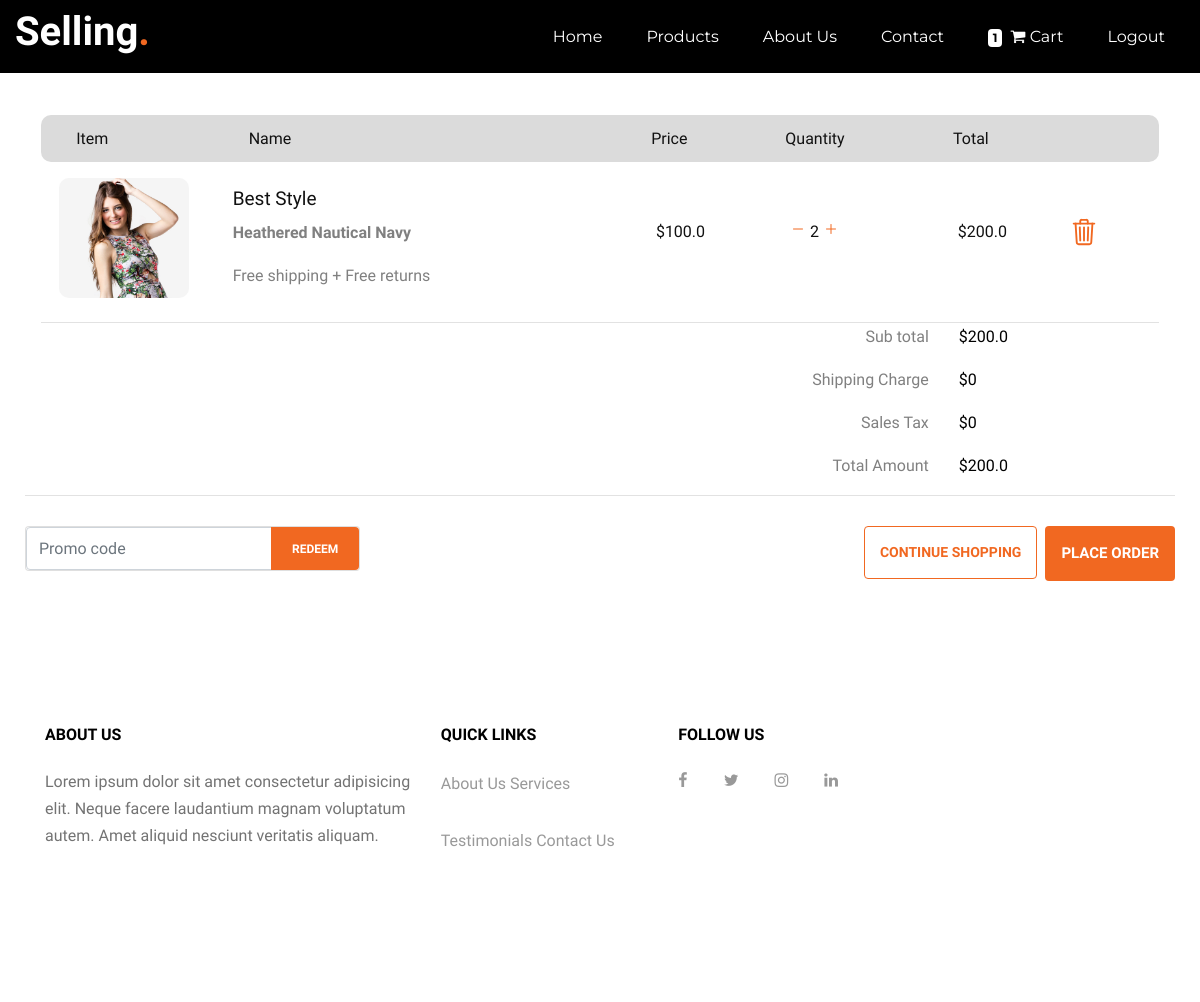
The app's page /order-summary/ (signed in), older data.
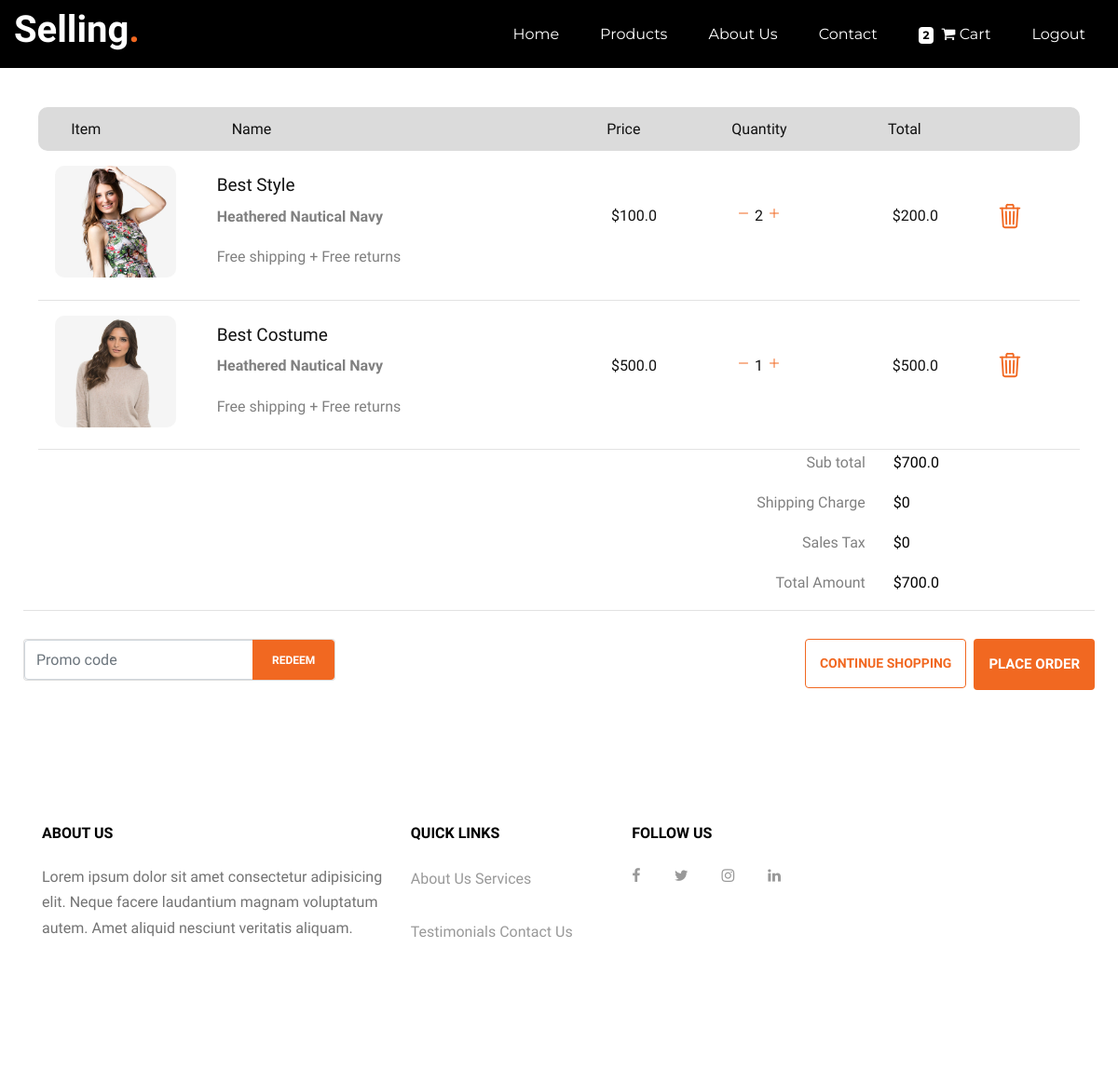
The same page, newer data.
### core/models.py (models this page shows, shortened)
class Order(models.Model):
    user = models.ForeignKey(settings.AUTH_USER_MODEL, on_delete=models.CASCADE )
    ref_code = models.CharField(max_length = 20)
    items = models.ManyToManyField(OrderItem)
    start_date = models.DateTimeField(auto_now_add=True)
    ordered_date = models.DateTimeField()
    ordered = models.BooleanField(default=False)
    Shipping_adress = models.ForeignKey(
        'Adress',related_name='shipping_adress', on_delete=models.SET_NULL, blank=True, null=True)
    billing_adress = models.ForeignKey(
        'Adress',related_name='billing_adress', on_delete=models.SET_NULL, blank=True, null=True) #to know where to send the product
    payment = models.ForeignKey(
        'Payment', on_delete=models.SET_NULL, blank = True, null=True)
    coupon = models.ForeignKey(
        'Coupon', on_delete=models.SET_NULL, blank = True, null=True)
    being_delevering = models.BooleanField(default=False)
    received = models.BooleanField(default=False)
    refund_requested = models.BooleanField(default=False)
    refund_granted = models.BooleanField(default=False)
    def get_total(self):
        total = 0
        for order_item in self.items.all():
            total += order_item.get_final_price()
        if self.coupon:
            total -= self.coupon.amount
        return total
    '''
    1.item added to cart
    2.Adding a billing adress
        (Failed checkout)
    3. Payment
    (preprocessing, processing, packaging etc.)
    4.Being delivered
    5.Recived
    6.Refunds
    '''

class OrderItem(models.Model):
    user = models.ForeignKey(settings.AUTH_USER_MODEL, on_delete=models.CASCADE)
    ordered = models.BooleanField(default=False)
    item = models.ForeignKey(Item, on_delete=models.CASCADE)
    quantity = models.IntegerField(default=1)
    def get_total_item_price(self):
        return self.quantity * self.item.price
    def get_final_price(self):
        if self.item.discount_price:
            return self.get_total_discount_item_price()
        return self.get_total_item_price()

class Item(models.Model):
    title = models.CharField(max_length=100)
    price = models.FloatField()
    discount_price = models.FloatField(blank=True, null=True)
    category = models.CharField(choices = CATEGORY_CHOICES, max_length=2)
    label = models.CharField(choices = LABEL_CHOICES, max_length=1)
    slug = models.SlugField()
    description = models.TextField()
    image = models.ImageField(blank=True, null=True)

### core/views.py (the view)
# urls.py: path('order-summary/', OrderSummaryView.as_view(), name='order-summary'),
class OrderSummaryView(LoginRequiredMixin, View):
    def get(self, *args, **kwargs):
        try:
            form = CouponForm()
            order = Order.objects.get(user=self.request.user, ordered=False)
            context = {
                'object': order,
                'couponform':form,
                'DISPLAY_COUPON_FORM': True
            }
            return render(self.request, 'order_summary.html', context)
        except ObjectDoesNotExist:
            messages.warning(self.request, "You do not have an active order")
            return redirect("/")

### core/forms.py
class CouponForm(forms.Form):
    code = forms.CharField(widget=forms.TextInput(attrs = {
        'class':'form-control',
        'placeholder':'Promo code' ,
        'aria-label':'Recipient\'s username',
        'aria-describedby':'basic-addon2',
    }))

### core/templatetags/cart_template_tags.py (called while the page is built)
@register.filter
def cart_item_count(user):
    if user.is_authenticated:
        qs = Order.objects.filter(user=user, ordered=False)
        if qs.exists():
            return qs[0].items.count()
    return 0

### core/templates/order_summary.html (shortened to what this page needs)
{% extends 'base.html' %}
{% block content %}
{% load static %}
{% load cart_template_tags %}
<nav style="background-color: black; " class="site-navbar py-2 js-sticky-header site-navbar-target fixed-top"
  role="banner">
  <div class="container-fluid">
    <div class="row align-items-center">
      <div class="col-5 col-xl-2">
        <h1 class="mb-0 site-logo"><a href="index.html" class="text-black mb-0">Selling<span
              class="text-primary">.</span> </a></h1>
      </div>
      <div class="col-2 col-md-10 d-none d-xl-block">
        <nav class="site-navigation position-relative text-right" role="navigation">
          <ul class="site-menu main-menu js-clone-nav mr-auto d-none d-lg-block">
            <li><a href="#home-section" class="nav-link">Home</a></li>
            <li><a href="#products-section" class="nav-link">Products</a></li>
            <li><a href="#about-section" class="nav-link">About Us</a></li>
            <li><a href="#contact-section" class="nav-link">Contact</a></li>
            {% if request.user.is_authenticated %}
            <li><a href="{% url 'core:order-summary' %}" class="nav-link">
                <span style="background-color: white; color: black;" class=" badge z-depth-1 mr-1">
                  {{ request.user|cart_item_count }} </span>
                <i class="fa fa-shopping-cart"></i>
                <span class="clearfix d-none d-sm-inline-block"> Cart </span>
              </a></li>
            <li><a href="{% url 'account_logout' %}" class="nav-link">Logout</a></li>
            {% else %}
            <li><a href="{% url 'account_signup' %}" class="nav-link">SingUp</a></li>
            <li><a href="{% url 'account_login' %}" class="nav-link ">Login</a></li>
            {% endif %}
          </ul>
        </nav>
      </div>
    </div>
  </div>
</nav>
<main>
  <div style="border-bottom: 0.5px solid rgb(226, 226, 226);" class="basket">
    <div class="basket-labels">
      <ul>
        <li class="item item-heading">Item</li>
        <li class="name">Name</li>
        <li class="price">Price</li>
        <li class="quantity">Quantity</li>
        <li class="subtotal">Total</li>
      </ul>
    </div>
    {% for order_item in object.items.all %}
    <div class="basket-product">
      <div class="item">
        <div class="product-image">
          <img src="{{ order_item.item.image.url }}" style="width: 130px !important;" height="120" alt="Placholder Image 2" class="product-frame">
        </div>
      </div>
      <div class="product-details ">
        <h1 class="product-padding">{{ order_item.item.title }}</h1>
        <p><strong>Heathered Nautical Navy</strong></p>
        <p>Free shipping + Free returns</p>
      </div>
      <div class="price padding">${{ order_item.item.price }}</div>
      <div class="quantity padding">
        <a  href="{% url 'core:remove_item_from_cart' order_item.item.slug %}"><ion-icon style="color: #f16821; " name="remove-outline"></ion-icon></ion-icon></a>
              {{order_item.quantity}}
        <a href="{% url 'core:add-to-cart' order_item.item.slug %}"><ion-icon style="color: #f16821;" name="add-outline"></ion-icon></i></a>
      </div>
      <div class="subtotal padding">
        ${{ order_item.get_final_price }}
      </div>
      <div class="remove">
        <a href="{% url 'core:remove-from-cart' order_item.item.slug %}"><ion-icon name="trash-outline"></ion-icon></a>
      </div>
    </div>
    {% endfor %}
    <div style="margin-right: 16%;" class="float-right ">
      <div class="row">
        <div class="col-9">
          <p style="text-align: right;">Sub total</p>
        </div>
        <div class="col-1">
          <span style="color: black; text-align: left;">{% if object.get_total %}
            ${{ object.get_total }}
            {% else %}
            $0
            {% endif %}</span>
        </div>
      </div>
      <div class="row">
        <div class="col-9">
          <p style="text-align: right;">Shipping Charge</p>
        </div>
        <div class="col-1">
          <span style="color: black;">$0</span>
        </div>
      </div>
      <div class="row">
        <div class="col-9">
          <p style="text-align: right;">Sales Tax</p>
        </div>
        <div class="col-1">
          <span style="color: black;">$0</span>
        </div>
      </div>
      <div class="row">
        <div class="col-9">
          <p style="text-align: right;">Total Amount</p>
        </div>
        <div class="col-1">
          <span style="color: black;">{% if object.get_total %}
            ${{ object.get_total }}
            {% else %}
            $0
            {% endif %}</span>
        </div>
      </div>
    </div>
  </div>
  <a  href="{% url 'core:checkout' %}" class="btn1 btn float-right ml-2">PLACE ORDER</a>
  <a  href="{% url 'core:home' %}" class="btn2 btn float-right ml-2">CONTINUE SHOPPING</a>
  {% if DISPLAY_COUPON_FORM %}
  <form style="margin-top: 30px;" class="card float-left" action="{% url 'core:add-coupon' %}" method="POST">
    <div class="input-group">
      {{ couponform.code }}
      <div class="input-group-append">
        <button style="background-color: #f16821;" class=" btn  btn-md waves-effect m-0" type="submit">Redeem</button>
      </div>
    </div>
  </form>
  {% endif %}
</main>
{% endblock %}

### core/templates/base.html (shortened to what this page needs)
{% load static %}
<!DOCTYPE html>
<html lang="en">
<head>
    <link href="https://stackpath.bootstrapcdn.com/font-awesome/4.7.0/css/font-awesome.min.css" rel="stylesheet">
    <link rel="stylesheet" href="{% static 'fonts/icomoon/style.css' %}">
    <link rel="stylesheet" href="{% static 'css/bootstrap.min.css' %}">
    <link rel="stylesheet" href="{% static 'css/jquery-ui.css' %}">
    <link rel="stylesheet" href="{% static 'css/owl.carousel.min.css' %}">
    <link rel="stylesheet" href="{% static 'css/owl.theme.default.min.css' %}">
    <link rel="stylesheet" href="{% static 'css/jquery.fancybox.min.css' %}">
    <link rel="stylesheet" href="{% static 'css/bootstrap-datepicker.css' %}">
    <link rel="stylesheet" href="{% static 'fonts/flaticon/font/flaticon.css' %}">
    <link rel="stylesheet" href="{% static 'css/aos.css' %}">
    <link rel="stylesheet" href="{% static 'css/style.css' %}">
    <link rel="stylesheet" href="{% static 'css/Shopping_cart_style.css' %}">
</head>
<body>
    {% block content %}
    {% endblock content %}
    {% include "footer_page.html" %}
</body>
</html>

### core/templates/footer_page.html (shortened to what this page needs)
<footer class="site-footer bg-white">
    <div class="container">
        <div class="row ">
            <div class="col-md-10">
                <div class="row ">
                    <div class="col-md-5">
                        <h2 class="footer-heading mb-4">About Us</h2>
                        <p>Lorem ipsum dolor sit amet consectetur adipisicing elit. Neque facere laudantium magnam
                            voluptatum autem.
                            Amet aliquid nesciunt veritatis aliquam.</p>
                    </div>
                    <div class="col-md-3">
                        <h2 class="footer-heading mb-3">Quick Links</h2>
                        <ul class="list-unstyled">
                            <li><a href="#">About Us</a></li>
                            <li><a href="#">Services</a></li>
                            <li><a href="#">Testimonials</a></li>
                            <li><a href="#">Contact Us</a></li>
                        </ul>
                    </div>
                    <div class="col-md-4">
                        <h2 class="footer-heading mb-4">Follow Us</h2>
                        <a href="#" class="pl-0 pr-3"><span class="icon-facebook"></span></a>
                        <a href="#" class="pl-3 pr-3"><span class="icon-twitter"></span></a>
                        <a href="#" class="pl-3 pr-3"><span class="icon-instagram"></span></a>
                        <a href="#" class="pl-3 pr-3"><span class="icon-linkedin"></span></a>
                    </div>
                </div>
            </div>
        </div>
    </div>
</footer>

### core/static/css/style.css (style rules this page uses)
body { line-height: 1.7; color: gray; font-weight: 400; font-size: 1rem; }
a { -webkit-transition: .3s all ease; -o-transition: .3s all ease; transition: .3s all ease; }
h1, h2, h3, h4, h5, .h1, .h2, .h3, .h4, .h5 { font-family: "Muli", -apple-system, BlinkMacSystemFont, "Segoe UI", Roboto, "Helvetica Neue", Arial, sans-serif, "Apple Color Emoji", "Segoe UI Emoji", "Segoe UI Symbol", "Noto Color Emoji"; }
.text-black { color: white !important; }
.btn { text-transform: uppercase; font-size: 12px; font-weight: 900; padding: 6px 20px; }
.form-control { height: 43px; font-family: "Muli", -apple-system, BlinkMacSystemFont, "Segoe UI", Roboto, "Helvetica Neue", Arial, sans-serif, "Apple Color Emoji", "Segoe UI Emoji", "Segoe UI Symbol", "Noto Color Emoji"; }
.site-footer { padding: 4em 0; background: #333333; }
@media (min-width: 768px) { .site-footer { padding: 8em 0; } }
.site-footer p { color: #737373; }
.site-footer h2, .site-footer h3, .site-footer h4, .site-footer h5 { color: #000; }
.site-footer a { color: #999999; }
.site-footer ul li { margin-bottom: 10px; }
.site-footer .footer-heading { font-size: 16px; color: #000; text-transform: uppercase; font-weight: 900; }
.site-logo { position: relative; left: 0; top: -5px; font-weight: 900; }
.site-navbar { margin-bottom: 0px; z-index: 1999; position: relative; width: 100%; }
.site-navbar .site-navigation .site-menu { margin-bottom: 0; }
.site-navbar .site-navigation .site-menu a { text-decoration: none !important; display: inline-block; }
.site-navbar .site-navigation .site-menu > li { display: inline-block; }
.site-navbar .site-navigation .site-menu > li > a { padding: 5px 20px; color: white; display: inline-block; text-decoration: none !important; font-family:'Montserrat', sans-serif ; }
.position-relative { position: relative; }

### core/static/css/Shopping_cart_style.css (style rules this page uses)
.product-details h1 { font-size: 1.1875rem; font-family: inherit; margin-top: 10px; padding: 0; text-transform: capitalize; color: #111 !important ; }
.btn1 { color: white !important; padding: 15px; background-color:#f16821 ; font-size: 15px; margin-top: 30px; }
.btn2 { color: #f16821 !important; padding: 15px; background-color:white ; border: 1px solid #f16821; font-size: 14px; margin-top: 30px; }
input, button { border: 0 none; outline: 0 none; }
button { background-color: #666; color: #fff; }
img, .basket-module, .basket-labels, .basket-product { width: 100%; }
.basket, .basket-module, .basket-labels, .item, .name, .price, .quantity, .subtotal, .basket-product, .product-image, .product-details { float: left; }
main { clear: both; font-size: 1rem; margin: 0 auto; overflow: hidden; padding: 1rem 0; width: 1150px; }
.padding { color: #111 !important; padding-top: 40px !important; }
.basket, aside { padding: 0 1rem; -webkit-box-sizing: border-box; -moz-box-sizing: border-box; box-sizing: border-box; }
.basket { width: 100%; }
.basket-labels { background-color: rgb(219, 219, 219); border-radius: 10px; margin-top: 1.625rem; }
ul { list-style: none; margin: 0; padding: 0; }
li { color: #111; display: inline-block; padding: 0.625rem 0; }
.item { width: 15%; }
.name { width: 36%; }
.price { width: 12%; }
.quantity, .subtotal { width: 15%; }
.remove { width: auto; position: absolute; right: 60px; bottom: 60px; font-size: 30px; color: white !important; }
.item-heading { padding-left: 2.2rem; -webkit-box-sizing: border-box; -moz-box-sizing: border-box; box-sizing: border-box; margin-right: 40px; }
.basket-product { border-bottom: 0.5px solid rgb(226, 226, 226); padding: 1rem 0; position: relative; }
.product-image { width: 35%; }
.product-details { width: 40%; }
.product-frame { margin-left: 1.1rem; border-radius: 10px; }
.product-details { padding: 0 1.5rem; -webkit-box-sizing: border-box; -moz-box-sizing: border-box; box-sizing: border-box; }

Row changes from the older to the newer data that the page shows:
added OrderItem: item.image (picture), item "Best Costume", item.price "500.0", quantity "1", get_final_price "500.0"
changed Order: get_total "200.0" → "700.0"
Text that changed along with them:
{{ request.user|cart_item_count }}: "1" → "2"
